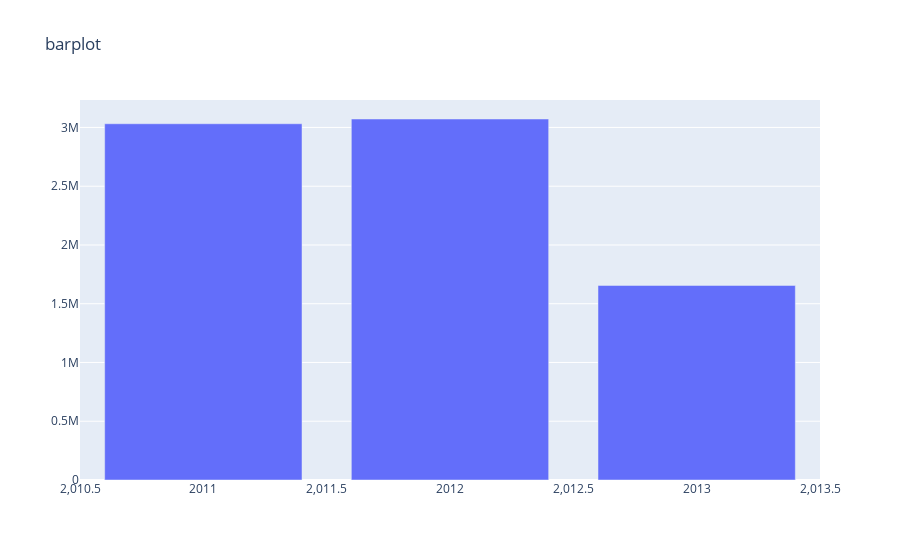

The code cell stored with this chart in its notebook:
### Code cell
import plotly
import plotly.graph_objects as go
gh = data.groupby("year")["sku_id","units_sold"].sum().sort_values(by="units_sold",ascending=True).reset_index()
data1 = [go.Bar(x=gh["year"],
                y=gh["units_sold"])]
layout = go.Layout(title="barplot", )
figure = go.Figure(data= data1, layout=layout)
figure.show()

### Figure 1 — Plotly figure (JSON) as saved in the notebook; plotly's stock layout.template omitted (floating-point values rounded to 4 significant figures)
{"data": [{"type": "bar", "x": [2013, 2011, 2012], "y": [1655611, 3031385, 3071886]}], "layout": {"title": {"text": "barplot"}}}
